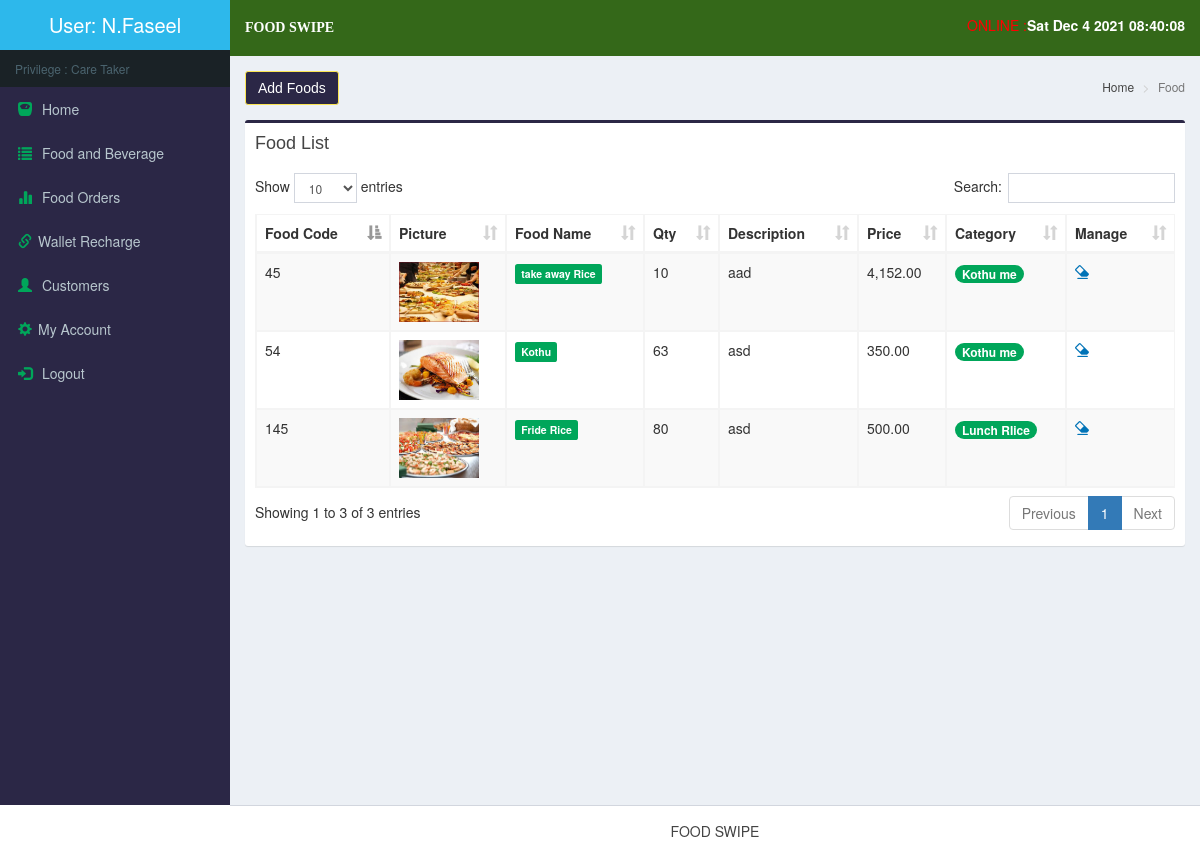
Screenshot of /CareTaker/product.php (signed in) with the database file from the repository.
### tables this page shows
CREATE TABLE `product` (
  `prod_id` int(11) NOT NULL,
  `prod_name` varchar(100) NOT NULL,
  `prod_desc` varchar(500) NOT NULL,
  `prod_price` decimal(10,2) NOT NULL,
  `prod_pic` varchar(300) NOT NULL,
  `cat_id` int(11) NOT NULL,
  `serial` varchar(50) NOT NULL,
  `Qty` varchar(10) NOT NULL
);

CREATE TABLE `category` (
  `cat_id` int(11) NOT NULL,
  `cat_name` varchar(30) NOT NULL
);

### CareTaker/product.php (the view, shortened to what this page needs)
<!DOCTYPE html>
<html>
  <head>
    <title>Food Products  | <?php include('../dist/includes/title.php');?></title>
    <link rel="stylesheet" href="../bootstrap/css/bootstrap.min.css">
    <link rel="stylesheet" href="../plugins/datatables/dataTables.bootstrap.css">
    <link rel="stylesheet" href="../dist/css/AdminLTE.min.css">
    <link rel="stylesheet" href="../dist/css/skins/_all-skins.min.css">
 </head>
 <body class="hold-transition skin-blue sidebar-mini" >
    <div class="wrapper">
       <?php include('../dist/includes/header.php');include('../dist/includes/headerDefault.php');
      include('../dist/includes/dbcon.php');
      ?>
      <div class="content-wrapper">
          <section class="content-header">
            <h1>
              <a class="btn btn-small btn-primary" href="#add" data-target="#add" data-toggle="modal" style="color:#fff;" class="small-box-footer"> Add Foods</a>
            </h1>
            <ol class="breadcrumb">
              <li><a href="#"><i class="fa fa-dashboard"></i> Home</a></li>
              <li class="active">Food </li>
            </ol>
          </section>
          <section class="content">
            <div class="row">
            <div class="col-xs-12">
              <div class="box box-primary">
                <div class="box-header">
                  <h3 class="box-title">Food  List</h3>
                </div>
                <div class="box-body">
                  <table id="example1" class="table table-bordered table-striped">
                    <thead>
                      <tr>
                        <th>Food  Code</th>
                        <th>Picture</th>
                        <th>Food  Name</th>
                        <th>   Qty</th>
                        <th>Description</th>
            			<th>Price</th>
            			<th>Category</th>
                        <th>Manage</th>
                      </tr>
                    </thead>
                    <tbody>
<?php
		$query=mysqli_query($con,"select * from product left join category  on  product.cat_id=category.cat_id order by prod_name")or die(mysqli_error());
		while($row=mysqli_fetch_array($query)){
?>
                      <tr>
                        <td><?php echo $row['serial'];?></td>
                      	<td><img style="width:80px;height:60px" src="../dist/uploads/<?php echo $row['prod_pic'];?>"></td>
                        <td><span class="label label-success"><?php echo $row['prod_name'];?></span></td>
                           <td><?php echo $row['Qty'];?></td>
                        <td><?php echo $row['prod_desc'];?></td>
            						<td><?php echo number_format($row['prod_price'],2);?></td>
            						<td><span class="badge bg-green"><?php echo $row['cat_name'];?></span></td>
                        <td>
				<a href="#updateordinance<?php echo $row['prod_id'];?>" data-target="#updateordinance<?php echo $row['prod_id'];?>" data-toggle="modal" style="color:#fff;" class="small-box-footer"><i class="glyphicon glyphicon-erase text-blue"></i></a>
						</td>
                      </tr>
<?php }?>
                    </tbody>
                  </table>
                </div>
            </div>
          </div>
          </section>
        </div>
      </div>
      <?php include('../dist/includes/footer.php');?>
  </body>
</html>

### rows the page displays
product: serial "145", prod_pic (picture), prod_name "Fride Rice", Qty "80", prod_desc "asd", prod_price "500.00", cat.cat_name "Lunch RIice"
product: serial "54", prod_pic (picture), prod_name "Kothu", Qty "63", prod_desc "asd", prod_price "350.00", cat.cat_name "Kothu me"
product: serial "45", prod_pic (picture), prod_name "take away Rice", Qty "10", prod_desc "aad", prod_price "4,152.00", cat.cat_name "Kothu me"

### other values shown
$_SESSION['name'] "N.Faseel"
